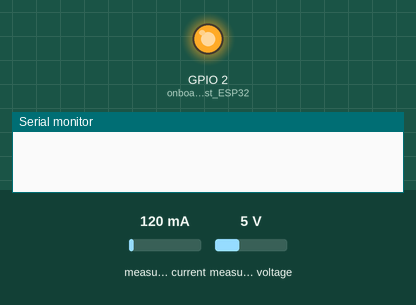
Recording of a sketch running on a simulated ESP32. Shown: output pins drawn as LEDs (lit = HIGH), the last lines printed to the serial monitor. The test bench sets the inputs (shaded band); at power-on: measured current 120 mA, measured voltage 5 V.

Above: at 5.1 s.
At 15.0 s:
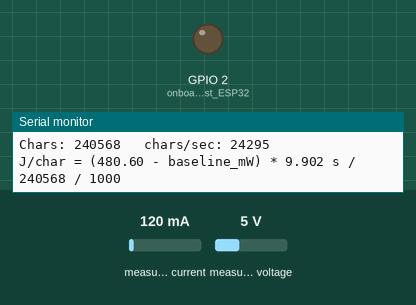
Timing chart, 0 to 16.5 s (numbered marks = the images above):
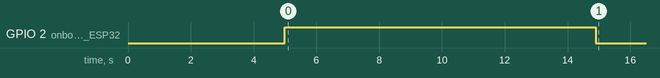

The sketch:

BigramTest.ino
```cpp
#include <Wire.h>
#include <WiFi.h>
#include <Adafruit_INA219.h>
#include "bigram_weights.h"

Adafruit_INA219 ina219;

// ---- protocol ----
const uint32_t CPU_MHZ     = 240;   // change per run: 240 / 160 / 80
const uint32_t SETTLE_MS   = 5000;
const uint32_t SAMPLE_MS   = 100;   // 10 Hz
const uint32_t N_SAMPLES   = 100;   // 60 s
const float CAL_K = 0.801;
// ------------------

// RNG so we have reproducible runs
uint32_t rng_state = 42;

uint32_t xorshift32() {
  rng_state ^= rng_state << 13;
  rng_state ^= rng_state >> 17;
  rng_state ^= rng_state << 5;
  return rng_state;
}

float rand01() {
  return (xorshift32() >> 8) * (1.0f / 16777216.0f);  // 24 mantissa-width bits -> [0,1)
}

int ix = 0;
int step() {
  const float* logits = BIGRAM_W[ix];   // one-hot @ W == row selection

  float m = logits[0];
  for (int j = 1; j < 27; j++) if (logits[j] > m) m = logits[j];

  float p[27], sum = 0;
  for (int j = 0; j < 27; j++) { p[j] = expf(logits[j] - m); sum += p[j]; }

  float r = rand01() * sum;             // sample against unnormalized cumsum
  float c = 0;
  for (int j = 0; j < 27; j++) {
    c += p[j];
    if (r < c) { ix = j; return j; }
  }
  ix = 26; return 26;                   // r == sum float edge case
}

double sumP = 0, sumP2 = 0, sumI = 0, sumV = 0;
uint32_t n = 0;
uint32_t chars = 0;
uint32_t elapsed_ms = 0;
bool done = false;

void setup() {
  setCpuFrequencyMhz(CPU_MHZ);
  WiFi.mode(WIFI_OFF);
  btStop();

  Wire.begin(21, 22);
  ina219.begin();

  pinMode(2, OUTPUT);          // onboard LED on most ESP32 dev boards
  delay(SETTLE_MS);

  digitalWrite(2, HIGH);        // LED on = measuring
  uint32_t t_start   = millis();
  uint32_t next_samp = t_start;
  while (n < N_SAMPLES) {
    if (millis() >= next_samp) {
      float mV_bus = ina219.getBusVoltage_V() * 1000.0;
      float mA     = ina219.getCurrent_mA() * CAL_K;
      float mW     = (mV_bus / 1000.0) * mA;
      sumP += mW; sumP2 += (double)mW * mW;
      sumI += mA; sumV += mV_bus;
      n++;
      next_samp += SAMPLE_MS;           // fixed cadence, no drift
    }
    step();
    chars++;
  }
  elapsed_ms = millis() - t_start;
  digitalWrite(2, LOW);                 // LED off = done
  done = true;

  Serial.begin(115200);
}

void loop() {
  if (!done) return;
  double meanP = sumP / n;
  double stdP  = sqrt(sumP2 / n - meanP * meanP);
  Serial.printf("BIGRAM  CPU: %u MHz  n=%u  window=%u ms\n", CPU_MHZ, n, elapsed_ms);
  Serial.printf("Mean current: %.2f mA\n", sumI / n);
  Serial.printf("Mean bus V:   %.3f V\n", sumV / n / 1000.0);
  Serial.printf("Power: %.2f mW  +/- %.2f mW (std)\n", meanP, stdP);
  Serial.printf("Chars: %u   chars/sec: %.0f\n", chars, chars * 1000.0 / elapsed_ms);
  Serial.printf("J/char = (%.2f - baseline_mW) * %.3f s / %u / 1000\n", meanP, elapsed_ms / 1000.0, chars);
  delay(4000);
}
```

bigram_weights.h
```cpp
// Bigram model weights, trained in makemore video 1 notebook
// Final training loss: 2.4901 (100 steps, lr 50, L2 0.01)
// Row = current char index, col = logit for next char index
#pragma once

const char ITOS[28] = ".abcdefghijklmnopqrstuvwxyz";

const float BIGRAM_W[27][27] = {
  { -2.433844f, 2.055980f, 0.838036f, 1.004080f, 1.095742f, 0.996922f, -0.295698f, 0.171466f, 0.437277f, 0.048544f, 1.455881f, 1.657740f, 1.023349f, 1.502718f, 0.707501f, -0.351160f, -0.087604f, -1.703329f, 1.065091f, 1.291402f, 0.839565f, -1.744739f, -0.397363f, -0.594399f, -1.352313f, -0.049959f, 0.498084f },
  { 2.225429f, -0.253534f, -0.280624f, -0.419800f, 0.371600f, -0.036308f, -1.596715f, -1.410829f, 1.177410f, 0.831091f, -1.367485f, -0.232369f, 1.258226f, 0.821341f, 2.025427f, -2.125506f, -1.958879f, -2.197060f, 1.514147f, 0.441904f, -0.043518f, -0.626598f, 0.149490f, -1.443361f, -1.332496f, 1.048359f, -0.496195f },
  { 0.766904f, 1.970721f, -0.057353f, -0.547264f, -0.115398f, 2.744557f, -0.674295f, -0.813818f, -0.550008f, 1.400660f, -0.429062f, -1.154751f, 0.794110f, -0.277628f, -1.070190f, 0.729559f, -0.520989f, -0.342291f, 3.005555f, -0.898849f, -1.031646f, 0.225882f, -0.659716f, -0.431217f, -1.014496f, 0.428127f, -1.323249f },
  { 0.146867f, 2.323404f, -1.631134f, -0.378954f, -0.995805f, 1.918201f, -1.386235f, -1.541619f, 2.111887f, 1.142746f, -1.007277f, 1.330312f, -0.022763f, -1.329201f, -0.883120f, 1.526312f, -1.157919f, -1.450377f, -0.128819f, -1.376328f, -0.846917f, -1.458516f, -1.160835f, -1.832417f, -1.141392f, -0.263582f, -1.312863f },
  { 1.526677f, 2.484241f, -1.498336f, -1.259147f, 0.173302f, 2.468441f, -1.481804f, -1.101963f, -0.425936f, 1.805914f, -1.148131f, -1.201644f, -0.716761f, -1.009870f, -0.997372f, 1.191522f, -1.582263f, -1.277803f, 1.318162f, -1.094765f, -1.243742f, -0.258291f, -1.211715f, -1.130798f, -1.990478f, 0.996522f, -1.304877f },
  { 2.695626f, 0.922230f, -0.739813f, -0.530629f, 0.354169f, 1.550085f, -1.084455f, -0.708313f, -0.559530f, 1.108535f, -1.243706f, -0.397508f, 2.491079f, 1.046716f, 2.296431f, 0.002070f, -1.021119f, -1.960441f, 1.983463f, 1.159823f, 0.764799f, -1.138170f, 0.540167f, -1.638961f, -0.683201f, 1.377522f, -0.378024f },
  { 1.450127f, 2.640456f, 0.778648f, -0.509557f, 0.126615f, 1.726086f, 0.366367f, -0.745760f, 0.553215f, 2.137810f, 0.258522f, -0.061967f, -0.112151f, -0.492845f, -0.824232f, 0.784409f, 0.584861f, -0.246670f, 1.809263f, -0.604424f, -0.835085f, 0.280231f, -0.547681f, -0.201639f, 0.057468f, 0.431089f, 0.122548f },
  { 0.362976f, 1.985399f, -0.472149f, -0.574089f, -0.014125f, 1.998603f, -1.069594f, -0.235086f, 2.076449f, 1.316270f, -0.875351f, -0.335104f, 0.086126f, -0.283325f, -0.039873f, 0.012344f, -0.450259f, -0.430814f, 1.365506f, -0.089786f, -0.947994f, 0.387027f, -0.400425f, -0.338255f, -1.178972f, -0.427875f, -1.036972f },
  { 3.362424f, 3.290681f, -0.837189f, -1.033551f, -0.637750f, 2.065282f, -1.379647f, -1.062323f, -1.346591f, 2.145916f, -1.452714f, -0.588019f, 0.565761f, 0.153079f, 0.266117f, 1.170536f, -1.195910f, -0.931605f, 0.776565f, -0.615499f, -0.181616f, 0.603857f, -0.695527f, -0.992596f, -1.028689f, 0.854943f, -1.450987f },
  { 1.984089f, 1.966188f, -1.075707f, 0.391556f, 0.245810f, 1.573231f, -1.147526f, 0.217967f, -1.179094f, -1.282643f, -1.352829f, 0.257064f, 1.366206f, 0.215565f, 1.825864f, 0.536044f, -1.512212f, -1.521496f, 0.904376f, 1.344322f, 0.452604f, -1.071161f, -0.244493f, -2.131414f, -1.235846f, 0.818049f, -0.217561f },
  { 0.433198f, 3.846974f, -0.369730f, -1.003128f, -0.774605f, 2.581985f, -1.152115f, -0.730754f, -0.694718f, 1.065212f, -0.649042f, -0.589924f, -0.820126f, -0.225528f, -1.018672f, 2.674827f, -1.077724f, -0.330401f, -1.555218f, -0.259226f, -1.144918f, 1.680877f, -0.625796f, -0.376383f, -1.148436f, -0.552552f, -0.776113f },
  { 1.516796f, 3.148344f, -1.838508f, -1.527784f, -0.905724f, 2.472529f, -0.950493f, -0.951649f, 1.339203f, 1.883614f, -1.696082f, -0.704858f, 0.487737f, -1.091508f, -0.955273f, 1.463671f, -1.077840f, -1.229917f, 0.198460f, 0.072988f, -0.739578f, -0.579848f, -0.938008f, -0.620400f, -1.039729f, 1.557807f, -1.234360f },
  { 2.674916f, 3.373416f, -0.458767f, -1.174636f, 0.314281f, 3.481861f, -1.035404f, -1.054174f, -0.865906f, 3.316893f, -1.593719f, -1.109947f, 2.698542f, -0.427685f, -0.921928f, 2.022776f, -0.830382f, -1.013644f, -1.115683f, -0.122094f, -0.232836f, 1.238479f, -0.263699f, -0.850160f, -1.153450f, 2.866674f, -1.122450f },
  { 2.011524f, 3.661254f, 0.375364f, -0.287283f, -0.521354f, 2.488096f, -1.003377f, -1.033602f, -0.705424f, 2.926876f, -1.407552f, -0.797984f, -1.179936f, 0.775684f, -0.905408f, 1.872581f, -0.367150f, -1.292415f, 0.258492f, -1.071592f, -1.029012f, 0.410221f, -1.206370f, -1.065610f, -0.770865f, 1.387555f, -1.099825f },
  { 3.634003f, 2.809425f, -1.474877f, 0.123449f, 1.351865f, 2.018550f, -1.697415f, 0.379674f, -1.385587f, 2.259447f, -1.246386f, -1.003734f, 0.018766f, -1.353643f, 2.360133f, 0.994901f, -1.505586f, -1.736757f, -1.174643f, 0.399421f, 0.879158f, -0.644586f, -1.125391f, -1.448693f, -1.684268f, 0.928749f, -0.295671f },
  { 1.619013f, -0.112381f, -0.291069f, -0.349780f, 0.108941f, -0.301621f, -1.034147f, -0.905646f, -0.008942f, -0.841839f, -1.981302f, -0.703556f, 1.293318f, 0.422552f, 2.662957f, -0.409730f, -0.512761f, -1.603615f, 1.834709f, 1.085819f, -0.333650f, 0.475834f, 0.014728f, -0.552454f, -1.114801f, -0.473024f, -0.821554f },
  { -0.194161f, 1.766643f, -0.508679f, -0.222249f, -0.438201f, 1.605152f, -0.529996f, -0.268921f, 1.708971f, 0.152172f, -0.487714f, -0.744564f, -0.432139f, -0.615102f, -2.263929f, 0.402828f, 0.086263f, -1.881315f, 1.150860f, -0.656169f, -0.546047f, -0.975908f, -1.135997f, -1.163929f, -0.122901f, -0.352427f, -1.107402f },
  { 1.130630f, 0.517192f, 0.365859f, -1.961435f, -1.054402f, -0.434841f, 0.315813f, -0.994934f, 0.061580f, -1.586926f, -0.349283f, -0.680991f, 0.574678f, -1.012712f, -1.158037f, 0.635840f, 0.986205f, 0.479175f, 1.016220f, 0.246206f, -0.690586f, 2.859760f, -0.686276f, 0.639911f, -0.610425f, 1.116964f, -0.013180f },
  { 1.913459f, 2.454086f, -1.244341f, -0.723893f, -0.094648f, 2.123914f, -1.590579f, -1.007674f, -0.485241f, 2.708032f, -1.574011f, -1.062010f, 0.698473f, -0.228033f, -0.384128f, 1.449369f, -1.516637f, -1.492921f, 0.727201f, -0.081445f, -0.001012f, 0.185572f, -1.393221f, -1.493306f, -1.920327f, 1.331259f, -1.331196f },
  { 2.394727f, 2.422141f, -0.921021f, -0.447246f, -1.293965f, 2.110545f, -1.409476f, -1.404968f, 2.490732f, 1.848719f, -1.549241f, -0.663688f, 0.920045f, -0.206060f, -1.121911f, 1.588992f, -0.566002f, -1.542190f, -0.608231f, 1.442709f, 1.963094f, 0.489103f, -1.229039f, -0.956082f, -1.164185f, 0.642308f, -0.946285f },
  { 2.049485f, 2.831542f, -1.002104f, -0.668400f, -0.652291f, 2.460018f, -1.116991f, -0.589520f, 2.354946f, 2.150882f, -0.733978f, -0.642135f, 0.498395f, -0.802162f, -0.659863f, 2.386556f, -0.632588f, -0.903455f, 1.712118f, -0.257483f, 1.778128f, 0.095543f, -0.606242f, -0.601036f, -0.674708f, 1.673176f, 0.293154f },
  { 0.568845f, 0.569899f, -0.463455f, 0.251620f, 0.379377f, 0.607193f, -0.491794f, -0.417970f, -0.379604f, 0.357139f, -0.855198f, -0.185975f, 1.233296f, 0.559323f, 1.147390f, -0.782545f, -0.949689f, -1.075970f, 1.570269f, 1.709546f, -0.037701f, -1.226250f, -0.805760f, 0.013169f, -0.683627f, -0.578245f, -0.264066f },
  { 0.711123f, 2.984602f, -0.283101f, -1.140680f, -0.807462f, 2.854250f, -0.455779f, -0.938633f, -1.047170f, 3.351440f, -1.199482f, -0.468662f, -0.800341f, -0.232446f, -0.973554f, 1.305373f, -0.391084f, -0.527000f, -0.449783f, -0.471603f, -1.207909f, -0.734153f, -0.899678f, -0.707880f, -0.821611f, 0.927258f, -1.359574f },
  { 1.105520f, 2.622119f, -1.286247f, 0.144764f, 0.327363f, 1.796151f, -0.129487f, 0.145374f, -0.476202f, 1.794580f, -0.587703f, -0.387335f, -0.062550f, 0.340015f, 0.154271f, -0.273611f, 0.239879f, -0.735317f, -0.025689f, -0.486955f, 0.579138f, 0.391680f, -0.131017f, -1.001059f, 0.230586f, 1.010818f, 0.030001f },
  { 1.952495f, 0.921410f, -0.514485f, -0.058976f, -1.405006f, 0.755679f, -0.071582f, -0.249802f, -0.109734f, 1.268920f, 0.363277f, -0.891326f, 0.199796f, -0.915311f, -0.891730f, -0.300657f, -0.436281f, 0.075166f, -0.210519f, 0.695565f, 1.304893f, -0.337981f, -0.221577f, 0.379247f, 0.175232f, -0.276471f, 0.416869f },
  { 2.924329f, 2.990443f, -0.988652f, 0.010690f, 0.892838f, 0.992712f, -1.015317f, -0.678468f, -0.795816f, 0.504974f, -1.078341f, -0.320765f, 2.320415f, 0.189239f, 2.828984f, 0.882809f, -0.900794f, -1.358416f, 0.959318f, 1.289874f, -0.012225f, 0.236555f, -0.163853f, -0.983874f, -0.902698f, -0.792450f, -0.355071f },
  { 1.462103f, 3.280561f, -0.927393f, -1.593683f, -0.625339f, 2.400622f, -0.921255f, -0.457983f, 0.076567f, 2.378397f, -0.884799f, -0.554588f, 0.898085f, 0.011328f, -0.552485f, 1.006209f, -0.325603f, -0.493269f, 0.188649f, -0.312587f, -0.235911f, 0.590544f, -0.410482f, -0.002606f, -0.138451f, 1.242209f, 0.341750f },
};
```
